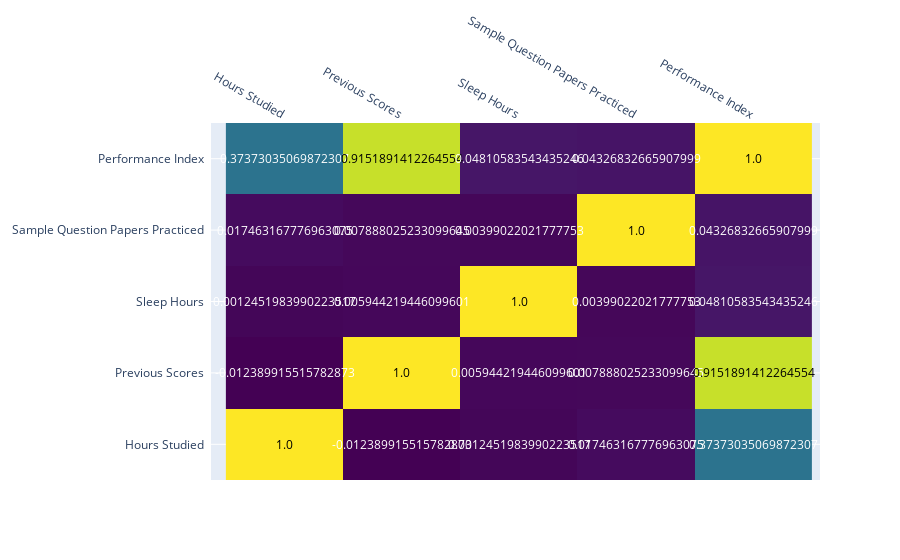

Notebook cell for this chart:
### Code cell
import plotly.figure_factory as ff

corr_matrix = students_data.drop("Extracurricular Activities", axis=1).corr()

heatmap = ff.create_annotated_heatmap(z=corr_matrix.values, x=list(corr_matrix.index), y = list(corr_matrix.columns), colorscale='Viridis')

heatmap.show()

### Figure 1 — Plotly figure (JSON) as saved in the notebook; plotly's stock layout.template omitted (floating-point values rounded to 4 significant figures)
{"data": [{"colorscale": [[0, "#440154"], [0.1111, "#482878"], [0.2222, "#3e4989"], [0.3333, "#31688e"], [0.4444, "#26828e"], [0.5556, "#1f9e89"], [0.6667, "#35b779"], [0.7778, "#6ece58"], [0.8889, "#b5de2b"], [1, "#fde725"]], "reversescale": false, "showscale": false, "type": "heatmap", "x": ["Hours Studied", "Previous Scores", "Sleep Hours", "Sample Question Papers Practiced", "Performance Index"], "y": ["Hours Studied", "Previous Scores", "Sleep Hours", "Sample Question Papers Practiced", "Performance Index"], "z": [[1, -0.01239, 0.001245, 0.01746, 0.3737], [-0.01239, 1, 0.005944, 0.007888, 0.9152], [0.001245, 0.005944, 1, 0.00399, 0.04811], [0.01746, 0.007888, 0.00399, 1, 0.04327], [0.3737, 0.9152, 0.04811, 0.04327, 1]]}], "layout": {"annotations": [{"font": {"color": "#000000"}, "showarrow": false, "text": "1.0", "x": "Hours Studied", "xref": "x", "y": "Hours Studied", "yref": "y"}, {"font": {"color": "#FFFFFF"}, "showarrow": false, "text": "-0.012389915515782873", "x": "Previous Scores", "xref": "x", "y": "Hours Studied", "yref": "y"}, {"font": {"color": "#FFFFFF"}, "showarrow": false, "text": "0.0012451983990223517", "x": "Sleep Hours", "xref": "x", "y": "Hours Studied", "yref": "y"}, {"font": {"color": "#FFFFFF"}, "showarrow": false, "text": "0.017463167776963075", "x": "Sample Question Papers Practiced", "xref": "x", "y": "Hours Studied", "yref": "y"}, {"font": {"color": "#FFFFFF"}, "showarrow": false, "text": "0.37373035069872307", "x": "Performance Index", "xref": "x", "y": "Hours Studied", "yref": "y"}, {"font": {"color": "#FFFFFF"}, "showarrow": false, "text": "-0.012389915515782873", "x": "Hours Studied", "xref": "x", "y": "Previous Scores", "yref": "y"}, {"font": {"color": "#000000"}, "showarrow": false, "text": "1.0", "x": "Previous Scores", "xref": "x", "y": "Previous Scores", "yref": "y"}, {"font": {"color": "#FFFFFF"}, "showarrow": false, "text": "0.005944219446099601", "x": "Sleep Hours", "xref": "x", "y": "Previous Scores", "yref": "y"}, {"font": {"color": "#FFFFFF"}, "showarrow": false, "text": "0.007888025233099645", "x": "Sample Question Papers Practiced", "xref": "x", "y": "Previous Scores", "yref": "y"}, {"font": {"color": "#000000"}, "showarrow": false, "text": "0.9151891412264554", "x": "Performance Index", "xref": "x", "y": "Previous Scores", "yref": "y"}, {"font": {"color": "#FFFFFF"}, "showarrow": false, "text": "0.0012451983990223517", "x": "Hours Studied", "xref": "x", "y": "Sleep Hours", "yref": "y"}, {"font": {"color": "#FFFFFF"}, "showarrow": false, "text": "0.005944219446099601", "x": "Previous Scores", "xref": "x", "y": "Sleep Hours", "yref": "y"}, {"font": {"color": "#000000"}, "showarrow": false, "text": "1.0", "x": "Sleep Hours", "xref": "x", "y": "Sleep Hours", "yref": "y"}, {"font": {"color": "#FFFFFF"}, "showarrow": false, "text": "0.00399022021777753", "x": "Sample Question Papers Practiced", "xref": "x", "y": "Sleep Hours", "yref": "y"}, {"font": {"color": "#FFFFFF"}, "showarrow": false, "text": "0.04810583543435246", "x": "Performance Index", "xref": "x", "y": "Sleep Hours", "yref": "y"}, {"font": {"color": "#FFFFFF"}, "showarrow": false, "text": "0.017463167776963075", "x": "Hours Studied", "xref": "x", "y": "Sample Question Papers Practiced", "yref": "y"}, {"font": {"color": "#FFFFFF"}, "showarrow": false, "text": "0.007888025233099645", "x": "Previous Scores", "xref": "x", "y": "Sample Question Papers Practiced", "yref": "y"}, {"font": {"color": "#FFFFFF"}, "showarrow": false, "text": "0.00399022021777753", "x": "Sleep Hours", "xref": "x", "y": "Sample Question Papers Practiced", "yref": "y"}, {"font": {"color": "#000000"}, "showarrow": false, "text": "1.0", "x": "Sample Question Papers Practiced", "xref": "x", "y": "Sample Question Papers Practiced", "yref": "y"}, {"font": {"color": "#FFFFFF"}, "showarrow": false, "text": "0.04326832665907999", "x": "Performance Index", "xref": "x", "y": "Sample Question Papers Practiced", "yref": "y"}, {"font": {"color": "#FFFFFF"}, "showarrow": false, "text": "0.37373035069872307", "x": "Hours Studied", "xref": "x", "y": "Performance Index", "yref": "y"}, {"font": {"color": "#000000"}, "showarrow": false, "text": "0.9151891412264554", "x": "Previous Scores", "xref": "x", "y": "Performance Index", "yref": "y"}, {"font": {"color": "#FFFFFF"}, "showarrow": false, "text": "0.04810583543435246", "x": "Sleep Hours", "xref": "x", "y": "Performance Index", "yref": "y"}, {"font": {"color": "#FFFFFF"}, "showarrow": false, "text": "0.04326832665907999", "x": "Sample Question Papers Practiced", "xref": "x", "y": "Performance Index", "yref": "y"}, {"font": {"color": "#000000"}, "showarrow": false, "text": "1.0", "x": "Performance Index", "xref": "x", "y": "Performance Index", "yref": "y"}], "xaxis": {"dtick": 1, "gridcolor": "rgb(0, 0, 0)", "side": "top", "ticks": ""}, "yaxis": {"dtick": 1, "ticks": "", "ticksuffix": "  "}}}
